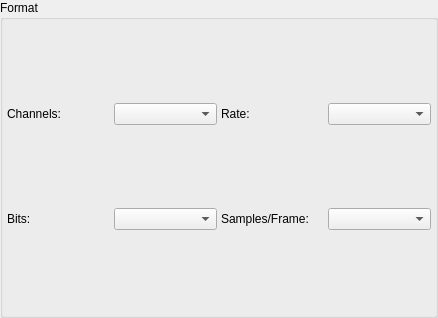
<?xml version="1.0" encoding="UTF-8"?>
<ui version="4.0">
 <class>WAudioFormat</class>
 <widget class="QWidget" name="WAudioFormat">
  <property name="geometry">
   <rect>
    <x>0</x>
    <y>0</y>
    <width>438</width>
    <height>318</height>
   </rect>
  </property>
  <property name="windowTitle">
   <string>Form</string>
  </property>
  <layout class="QVBoxLayout" name="verticalLayout">
   <property name="spacing">
    <number>0</number>
   </property>
   <property name="leftMargin">
    <number>0</number>
   </property>
   <property name="topMargin">
    <number>0</number>
   </property>
   <property name="rightMargin">
    <number>0</number>
   </property>
   <property name="bottomMargin">
    <number>0</number>
   </property>
   <item>
    <widget class="QGroupBox" name="groupBox">
     <property name="title">
      <string>Format</string>
     </property>
     <layout class="QGridLayout" name="gridLayout">
      <property name="leftMargin">
       <number>4</number>
      </property>
      <property name="topMargin">
       <number>4</number>
      </property>
      <property name="rightMargin">
       <number>4</number>
      </property>
      <property name="bottomMargin">
       <number>4</number>
      </property>
      <property name="spacing">
       <number>4</number>
      </property>
      <item row="0" column="0">
       <widget class="QLabel" name="label">
        <property name="text">
         <string>Channels:</string>
        </property>
       </widget>
      </item>
      <item row="0" column="1">
       <widget class="QComboBox" name="channelsCombo"/>
      </item>
      <item row="0" column="2">
       <widget class="QLabel" name="label_2">
        <property name="text">
         <string>Rate:</string>
        </property>
       </widget>
      </item>
      <item row="0" column="3">
       <widget class="QComboBox" name="rateCombo"/>
      </item>
      <item row="1" column="0">
       <widget class="QLabel" name="label_3">
        <property name="text">
         <string>Bits:</string>
        </property>
       </widget>
      </item>
      <item row="1" column="1">
       <widget class="QComboBox" name="bitsCombo"/>
      </item>
      <item row="1" column="2">
       <widget class="QLabel" name="label_4">
        <property name="text">
         <string>Samples/Frame:</string>
        </property>
       </widget>
      </item>
      <item row="1" column="3">
       <widget class="QComboBox" name="frameCombo"/>
      </item>
     </layout>
    </widget>
   </item>
  </layout>
 </widget>
 <tabstops>
  <tabstop>channelsCombo</tabstop>
  <tabstop>rateCombo</tabstop>
  <tabstop>bitsCombo</tabstop>
  <tabstop>frameCombo</tabstop>
 </tabstops>
 <resources/>
 <connections/>
</ui>
